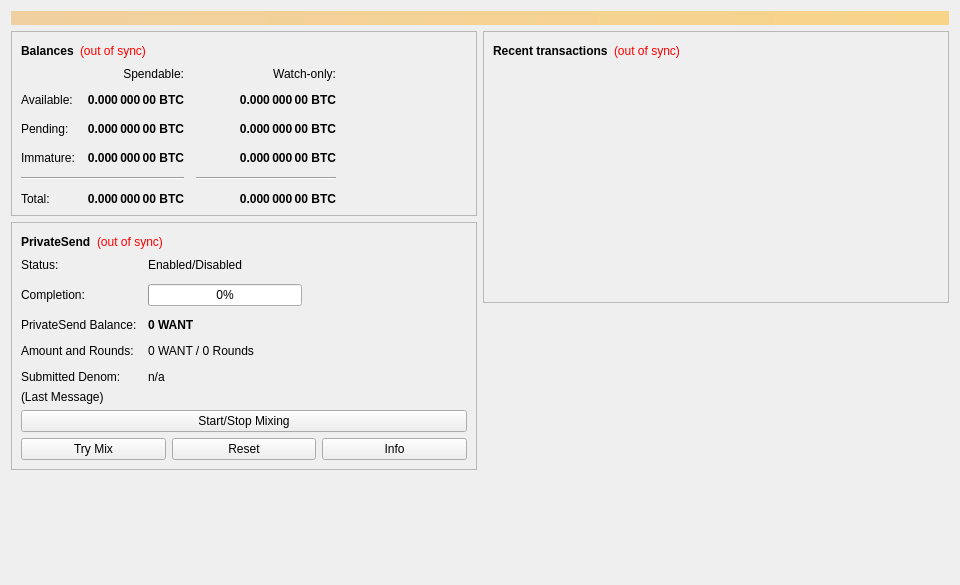
<?xml version="1.0" encoding="UTF-8"?>
<ui version="4.0">
 <class>OverviewPage</class>
 <widget class="QWidget" name="OverviewPage">
  <property name="geometry">
   <rect>
    <x>0</x>
    <y>0</y>
    <width>960</width>
    <height>585</height>
   </rect>
  </property>
  <property name="minimumSize">
   <size>
    <width>960</width>
    <height>0</height>
   </size>
  </property>
  <property name="windowTitle">
   <string>Form</string>
  </property>
  <layout class="QVBoxLayout" name="topLayout">
   <item>
    <widget class="QLabel" name="labelAlerts">
     <property name="visible">
      <bool>false</bool>
     </property>
     <property name="styleSheet">
      <string notr="true">QLabel { background-color: qlineargradient(x1: 0, y1: 0, x2: 1, y2: 0, stop:0 #F0D0A0, stop:1 #F8D488); color:#000000; }</string>
     </property>
     <property name="wordWrap">
      <bool>true</bool>
     </property>
     <property name="margin">
      <number>3</number>
     </property>
     <property name="textInteractionFlags">
      <set>Qt::TextSelectableByMouse</set>
     </property>
    </widget>
   </item>
   <item>
    <layout class="QHBoxLayout" name="horizontalLayout" stretch="1,1">
     <item>
      <layout class="QVBoxLayout" name="verticalLayout_2">
       <item>
        <widget class="QFrame" name="frame">
         <property name="frameShape">
          <enum>QFrame::StyledPanel</enum>
         </property>
         <property name="frameShadow">
          <enum>QFrame::Raised</enum>
         </property>
         <layout class="QVBoxLayout" name="verticalLayout_4">
          <item>
           <layout class="QHBoxLayout" name="horizontalLayout_4">
            <item>
             <widget class="QLabel" name="label_5">
              <property name="font">
               <font>
                <weight>75</weight>
                <bold>true</bold>
               </font>
              </property>
              <property name="text">
               <string>Balances</string>
              </property>
             </widget>
            </item>
            <item>
             <widget class="QLabel" name="labelWalletStatus">
              <property name="toolTip">
               <string>The displayed information may be out of date. Your wallet automatically synchronizes with the Want network after a connection is established, but this process has not completed yet.</string>
              </property>
              <property name="styleSheet">
               <string notr="true">QLabel { color: red; }</string>
              </property>
              <property name="text">
               <string notr="true">(out of sync)</string>
              </property>
              <property name="alignment">
               <set>Qt::AlignLeading|Qt::AlignLeft|Qt::AlignVCenter</set>
              </property>
             </widget>
            </item>
            <item>
             <spacer name="horizontalSpacer_3">
              <property name="orientation">
               <enum>Qt::Horizontal</enum>
              </property>
              <property name="sizeHint" stdset="0">
               <size>
                <width>40</width>
                <height>20</height>
               </size>
              </property>
             </spacer>
            </item>
           </layout>
          </item>
          <item>
           <layout class="QGridLayout" name="gridLayout">
            <property name="spacing">
             <number>12</number>
            </property>
            <item row="2" column="2">
             <widget class="QLabel" name="labelWatchPending">
              <property name="font">
               <font>
                <weight>75</weight>
                <bold>true</bold>
               </font>
              </property>
              <property name="cursor">
               <cursorShape>IBeamCursor</cursorShape>
              </property>
              <property name="toolTip">
               <string>Unconfirmed transactions to watch-only addresses</string>
              </property>
              <property name="text">
               <string notr="true">0.000 000 00 BTC</string>
              </property>
              <property name="alignment">
               <set>Qt::AlignRight|Qt::AlignTrailing|Qt::AlignVCenter</set>
              </property>
              <property name="textInteractionFlags">
               <set>Qt::LinksAccessibleByMouse|Qt::TextSelectableByKeyboard|Qt::TextSelectableByMouse</set>
              </property>
             </widget>
            </item>
            <item row="2" column="1">
             <widget class="QLabel" name="labelUnconfirmed">
              <property name="font">
               <font>
                <weight>75</weight>
                <bold>true</bold>
               </font>
              </property>
              <property name="cursor">
               <cursorShape>IBeamCursor</cursorShape>
              </property>
              <property name="toolTip">
               <string>Total of transactions that have yet to be confirmed, and do not yet count toward the spendable balance</string>
              </property>
              <property name="text">
               <string notr="true">0.000 000 00 BTC</string>
              </property>
              <property name="alignment">
               <set>Qt::AlignRight|Qt::AlignTrailing|Qt::AlignVCenter</set>
              </property>
              <property name="textInteractionFlags">
               <set>Qt::LinksAccessibleByMouse|Qt::TextSelectableByKeyboard|Qt::TextSelectableByMouse</set>
              </property>
             </widget>
            </item>
            <item row="3" column="2">
             <widget class="QLabel" name="labelWatchImmature">
              <property name="font">
               <font>
                <weight>75</weight>
                <bold>true</bold>
               </font>
              </property>
              <property name="cursor">
               <cursorShape>IBeamCursor</cursorShape>
              </property>
              <property name="toolTip">
               <string>Mined balance in watch-only addresses that has not yet matured</string>
              </property>
              <property name="text">
               <string notr="true">0.000 000 00 BTC</string>
              </property>
              <property name="alignment">
               <set>Qt::AlignRight|Qt::AlignTrailing|Qt::AlignVCenter</set>
              </property>
              <property name="textInteractionFlags">
               <set>Qt::LinksAccessibleByMouse|Qt::TextSelectableByKeyboard|Qt::TextSelectableByMouse</set>
              </property>
             </widget>
            </item>
            <item row="4" column="0" colspan="2">
             <widget class="Line" name="lineSpendableBalance">
              <property name="orientation">
               <enum>Qt::Horizontal</enum>
              </property>
             </widget>
            </item>
            <item row="4" column="2">
             <widget class="Line" name="lineWatchBalance">
              <property name="sizePolicy">
               <sizepolicy hsizetype="Preferred" vsizetype="Fixed">
                <horstretch>0</horstretch>
                <verstretch>0</verstretch>
               </sizepolicy>
              </property>
              <property name="minimumSize">
               <size>
                <width>140</width>
                <height>0</height>
               </size>
              </property>
              <property name="orientation">
               <enum>Qt::Horizontal</enum>
              </property>
             </widget>
            </item>
            <item row="5" column="0">
             <widget class="QLabel" name="labelTotalText">
              <property name="text">
               <string>Total:</string>
              </property>
             </widget>
            </item>
            <item row="3" column="1">
             <widget class="QLabel" name="labelImmature">
              <property name="font">
               <font>
                <weight>75</weight>
                <bold>true</bold>
               </font>
              </property>
              <property name="cursor">
               <cursorShape>IBeamCursor</cursorShape>
              </property>
              <property name="toolTip">
               <string>Mined balance that has not yet matured</string>
              </property>
              <property name="text">
               <string notr="true">0.000 000 00 BTC</string>
              </property>
              <property name="alignment">
               <set>Qt::AlignRight|Qt::AlignTrailing|Qt::AlignVCenter</set>
              </property>
              <property name="textInteractionFlags">
               <set>Qt::LinksAccessibleByMouse|Qt::TextSelectableByKeyboard|Qt::TextSelectableByMouse</set>
              </property>
             </widget>
            </item>
            <item row="2" column="3">
             <spacer name="horizontalSpacer_2">
              <property name="orientation">
               <enum>Qt::Horizontal</enum>
              </property>
              <property name="sizeHint" stdset="0">
               <size>
                <width>40</width>
                <height>20</height>
               </size>
              </property>
             </spacer>
            </item>
            <item row="3" column="0">
             <widget class="QLabel" name="labelImmatureText">
              <property name="text">
               <string>Immature:</string>
              </property>
             </widget>
            </item>
            <item row="5" column="1">
             <widget class="QLabel" name="labelTotal">
              <property name="font">
               <font>
                <weight>75</weight>
                <bold>true</bold>
               </font>
              </property>
              <property name="cursor">
               <cursorShape>IBeamCursor</cursorShape>
              </property>
              <property name="toolTip">
               <string>Your current total balance</string>
              </property>
              <property name="text">
               <string notr="true">0.000 000 00 BTC</string>
              </property>
              <property name="alignment">
               <set>Qt::AlignRight|Qt::AlignTrailing|Qt::AlignVCenter</set>
              </property>
              <property name="textInteractionFlags">
               <set>Qt::LinksAccessibleByMouse|Qt::TextSelectableByKeyboard|Qt::TextSelectableByMouse</set>
              </property>
             </widget>
            </item>
            <item row="5" column="2">
             <widget class="QLabel" name="labelWatchTotal">
              <property name="font">
               <font>
                <weight>75</weight>
                <bold>true</bold>
               </font>
              </property>
              <property name="cursor">
               <cursorShape>IBeamCursor</cursorShape>
              </property>
              <property name="toolTip">
               <string>Current total balance in watch-only addresses</string>
              </property>
              <property name="text">
               <string notr="true">0.000 000 00 BTC</string>
              </property>
              <property name="alignment">
               <set>Qt::AlignRight|Qt::AlignTrailing|Qt::AlignVCenter</set>
              </property>
              <property name="textInteractionFlags">
               <set>Qt::LinksAccessibleByMouse|Qt::TextSelectableByKeyboard|Qt::TextSelectableByMouse</set>
              </property>
             </widget>
            </item>
            <item row="0" column="2">
             <widget class="QLabel" name="labelWatchonly">
              <property name="text">
               <string>Watch-only:</string>
              </property>
              <property name="alignment">
               <set>Qt::AlignRight|Qt::AlignTrailing|Qt::AlignVCenter</set>
              </property>
             </widget>
            </item>
            <item row="1" column="0">
             <widget class="QLabel" name="labelBalanceText">
              <property name="text">
               <string>Available:</string>
              </property>
             </widget>
            </item>
            <item row="1" column="1">
             <widget class="QLabel" name="labelBalance">
              <property name="font">
               <font>
                <weight>75</weight>
                <bold>true</bold>
               </font>
              </property>
              <property name="cursor">
               <cursorShape>IBeamCursor</cursorShape>
              </property>
              <property name="toolTip">
               <string>Your current spendable balance</string>
              </property>
              <property name="text">
               <string notr="true">0.000 000 00 BTC</string>
              </property>
              <property name="alignment">
               <set>Qt::AlignRight|Qt::AlignTrailing|Qt::AlignVCenter</set>
              </property>
              <property name="textInteractionFlags">
               <set>Qt::LinksAccessibleByMouse|Qt::TextSelectableByKeyboard|Qt::TextSelectableByMouse</set>
              </property>
             </widget>
            </item>
            <item row="1" column="2">
             <widget class="QLabel" name="labelWatchAvailable">
              <property name="font">
               <font>
                <weight>75</weight>
                <bold>true</bold>
               </font>
              </property>
              <property name="cursor">
               <cursorShape>IBeamCursor</cursorShape>
              </property>
              <property name="toolTip">
               <string>Your current balance in watch-only addresses</string>
              </property>
              <property name="text">
               <string notr="true">0.000 000 00 BTC</string>
              </property>
              <property name="alignment">
               <set>Qt::AlignRight|Qt::AlignTrailing|Qt::AlignVCenter</set>
              </property>
              <property name="textInteractionFlags">
               <set>Qt::LinksAccessibleByMouse|Qt::TextSelectableByKeyboard|Qt::TextSelectableByMouse</set>
              </property>
             </widget>
            </item>
            <item row="2" column="0">
             <widget class="QLabel" name="labelPendingText">
              <property name="text">
               <string>Pending:</string>
              </property>
             </widget>
            </item>
            <item row="0" column="1">
             <widget class="QLabel" name="labelSpendable">
              <property name="text">
               <string>Spendable:</string>
              </property>
              <property name="alignment">
               <set>Qt::AlignRight|Qt::AlignTrailing|Qt::AlignVCenter</set>
              </property>
             </widget>
            </item>
           </layout>
          </item>
         </layout>
        </widget>
       </item>
       <item>
        <widget class="QFrame" name="framePrivateSend">
         <property name="layoutDirection">
          <enum>Qt::LeftToRight</enum>
         </property>
         <property name="frameShape">
          <enum>QFrame::StyledPanel</enum>
         </property>
         <property name="frameShadow">
          <enum>QFrame::Raised</enum>
         </property>
         <layout class="QVBoxLayout" name="VerticalLayout_PS1">
          <item>
           <layout class="QHBoxLayout" name="horizontalLayout_5">
            <item>
             <widget class="QLabel" name="labelPrivateSendHeader">
              <property name="font">
               <font>
                <weight>75</weight>
                <bold>true</bold>
               </font>
              </property>
              <property name="text">
               <string>PrivateSend</string>
              </property>
             </widget>
            </item>
            <item>
             <widget class="QLabel" name="labelPrivateSendSyncStatus">
              <property name="toolTip">
               <string>The displayed information may be out of date. Your wallet automatically synchronizes with the Want network after a connection is established, but this process has not completed yet.</string>
              </property>
              <property name="styleSheet">
               <string notr="true">QLabel { color: red; }</string>
              </property>
              <property name="text">
               <string notr="true">(out of sync)</string>
              </property>
              <property name="alignment">
               <set>Qt::AlignLeading|Qt::AlignLeft|Qt::AlignVCenter</set>
              </property>
             </widget>
            </item>
            <item>
             <spacer name="horizontalSpacer_4">
              <property name="orientation">
               <enum>Qt::Horizontal</enum>
              </property>
              <property name="sizeHint" stdset="0">
               <size>
                <width>40</width>
                <height>20</height>
               </size>
              </property>
             </spacer>
            </item>
           </layout>
          </item>
          <item>
           <layout class="QFormLayout" name="privateSendFormLayout">
            <property name="fieldGrowthPolicy">
             <enum>QFormLayout::AllNonFixedFieldsGrow</enum>
            </property>
            <property name="horizontalSpacing">
             <number>11</number>
            </property>
            <property name="verticalSpacing">
             <number>12</number>
            </property>
            <item row="0" column="0">
             <widget class="QLabel" name="labelPrivateSendEnabledText">
              <property name="text">
               <string>Status:</string>
              </property>
             </widget>
            </item>
            <item row="0" column="1">
             <widget class="QLabel" name="labelPrivateSendEnabled">
              <property name="text">
               <string>Enabled/Disabled</string>
              </property>
             </widget>
            </item>
            <item row="1" column="0">
             <widget class="QLabel" name="labelCompletitionText">
              <property name="text">
               <string>Completion:</string>
              </property>
             </widget>
            </item>
            <item row="1" column="1">
             <widget class="QProgressBar" name="privateSendProgress">
              <property name="maximumSize">
               <size>
                <width>154</width>
                <height>16777215</height>
               </size>
              </property>
              <property name="value">
               <number>0</number>
              </property>
             </widget>
            </item>
            <item row="2" column="0">
             <widget class="QLabel" name="labelAnonymizedText">
              <property name="text">
               <string>PrivateSend Balance:</string>
              </property>
             </widget>
            </item>
            <item row="2" column="1">
             <widget class="QLabel" name="labelAnonymized">
              <property name="font">
               <font>
                <weight>75</weight>
                <bold>true</bold>
               </font>
              </property>
              <property name="text">
               <string notr="true">0 WANT</string>
              </property>
             </widget>
            </item>
            <item row="3" column="0">
             <widget class="QLabel" name="labelAmountAndRoundsText">
              <property name="text">
               <string>Amount and Rounds:</string>
              </property>
             </widget>
            </item>
            <item row="3" column="1">
             <widget class="QLabel" name="labelAmountRounds">
              <property name="text">
               <string>0 WANT / 0 Rounds</string>
              </property>
             </widget>
            </item>
            <item row="4" column="0">
             <widget class="QLabel" name="labelSubmittedDenomText">
              <property name="text">
               <string>Submitted Denom:</string>
              </property>
             </widget>
            </item>
            <item row="4" column="1">
             <widget class="QLabel" name="labelSubmittedDenom">
              <property name="toolTip">
               <string>The denominations you submitted to the Masternode.&lt;br&gt;To mix, other users must submit the exact same denominations.</string>
              </property>
              <property name="text">
               <string>n/a</string>
              </property>
             </widget>
            </item>
           </layout>
          </item>
          <item>
           <layout class="QVBoxLayout" name="VerticalLayout_PS">
            <item>
             <widget class="QLabel" name="labelPrivateSendLastMessage">
              <property name="text">
               <string>(Last Message)</string>
              </property>
              <property name="alignment">
               <set>Qt::AlignLeading|Qt::AlignLeft|Qt::AlignTop</set>
              </property>
              <property name="wordWrap">
               <bool>true</bool>
              </property>
             </widget>
            </item>
            <item>
             <widget class="QPushButton" name="togglePrivateSend">
              <property name="sizePolicy">
               <sizepolicy hsizetype="MinimumExpanding" vsizetype="Fixed">
                <horstretch>0</horstretch>
                <verstretch>0</verstretch>
               </sizepolicy>
              </property>
              <property name="text">
               <string>Start/Stop Mixing</string>
              </property>
             </widget>
            </item>
            <item>
             <layout class="QHBoxLayout" name="horizontalLayout_debugbuttons">
              <item>
               <widget class="QPushButton" name="privateSendAuto">
                <property name="sizePolicy">
                 <sizepolicy hsizetype="MinimumExpanding" vsizetype="Fixed">
                  <horstretch>0</horstretch>
                  <verstretch>0</verstretch>
                 </sizepolicy>
                </property>
                <property name="toolTip">
                 <string>Try to manually submit a PrivateSend request.</string>
                </property>
                <property name="text">
                 <string>Try Mix</string>
                </property>
               </widget>
              </item>
              <item>
               <widget class="QPushButton" name="privateSendReset">
                <property name="sizePolicy">
                 <sizepolicy hsizetype="MinimumExpanding" vsizetype="Fixed">
                  <horstretch>0</horstretch>
                  <verstretch>0</verstretch>
                 </sizepolicy>
                </property>
                <property name="toolTip">
                 <string>Reset the current status of PrivateSend (can interrupt PrivateSend if it's in the process of Mixing, which can cost you money!)</string>
                </property>
                <property name="autoFillBackground">
                 <bool>false</bool>
                </property>
                <property name="text">
                 <string>Reset</string>
                </property>
               </widget>
              </item>
              <item>
               <widget class="QPushButton" name="privateSendInfo">
                <property name="sizePolicy">
                 <sizepolicy hsizetype="MinimumExpanding" vsizetype="Fixed">
                  <horstretch>0</horstretch>
                  <verstretch>0</verstretch>
                 </sizepolicy>
                </property>
                <property name="toolTip">
                 <string>Information about PrivateSend and Mixing</string>
                </property>
                <property name="text">
                 <string>Info</string>
                </property>
               </widget>
              </item>
             </layout>
            </item>
           </layout>
          </item>
         </layout>
        </widget>
       </item>
       <item>
        <spacer name="verticalSpacer">
         <property name="orientation">
          <enum>Qt::Vertical</enum>
         </property>
         <property name="sizeHint" stdset="0">
          <size>
           <width>20</width>
           <height>40</height>
          </size>
         </property>
        </spacer>
       </item>
      </layout>
     </item>
     <item>
      <layout class="QVBoxLayout" name="verticalLayout_3">
       <item>
        <widget class="QFrame" name="frame_2">
         <property name="frameShape">
          <enum>QFrame::StyledPanel</enum>
         </property>
         <property name="frameShadow">
          <enum>QFrame::Raised</enum>
         </property>
         <layout class="QVBoxLayout" name="verticalLayout">
          <item>
           <layout class="QHBoxLayout" name="horizontalLayout_2">
            <item>
             <widget class="QLabel" name="label_4">
              <property name="font">
               <font>
                <weight>75</weight>
                <bold>true</bold>
               </font>
              </property>
              <property name="text">
               <string>Recent transactions</string>
              </property>
             </widget>
            </item>
            <item>
             <widget class="QLabel" name="labelTransactionsStatus">
              <property name="toolTip">
               <string>The displayed information may be out of date. Your wallet automatically synchronizes with the Want network after a connection is established, but this process has not completed yet.</string>
              </property>
              <property name="styleSheet">
               <string notr="true">QLabel { color: red; }</string>
              </property>
              <property name="text">
               <string notr="true">(out of sync)</string>
              </property>
              <property name="alignment">
               <set>Qt::AlignLeading|Qt::AlignLeft|Qt::AlignVCenter</set>
              </property>
             </widget>
            </item>
            <item>
             <spacer name="horizontalSpacer">
              <property name="orientation">
               <enum>Qt::Horizontal</enum>
              </property>
              <property name="sizeHint" stdset="0">
               <size>
                <width>40</width>
                <height>20</height>
               </size>
              </property>
             </spacer>
            </item>
           </layout>
          </item>
          <item>
           <widget class="QListView" name="listTransactions">
            <property name="styleSheet">
             <string notr="true">QListView { background: transparent; }</string>
            </property>
            <property name="frameShape">
             <enum>QFrame::NoFrame</enum>
            </property>
            <property name="verticalScrollBarPolicy">
             <enum>Qt::ScrollBarAlwaysOff</enum>
            </property>
            <property name="horizontalScrollBarPolicy">
             <enum>Qt::ScrollBarAlwaysOff</enum>
            </property>
            <property name="selectionMode">
             <enum>QAbstractItemView::NoSelection</enum>
            </property>
           </widget>
          </item>
         </layout>
        </widget>
       </item>
       <item>
        <spacer name="verticalSpacer_2">
         <property name="orientation">
          <enum>Qt::Vertical</enum>
         </property>
         <property name="sizeHint" stdset="0">
          <size>
           <width>20</width>
           <height>40</height>
          </size>
         </property>
        </spacer>
       </item>
      </layout>
     </item>
    </layout>
   </item>
  </layout>
 </widget>
 <resources/>
 <connections/>
</ui>
